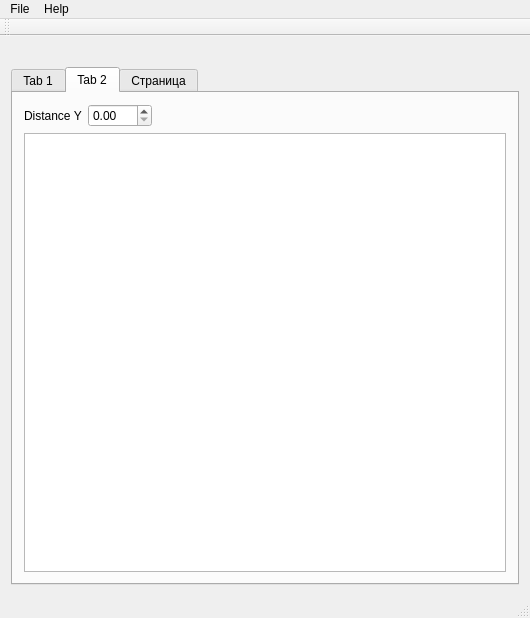
<?xml version="1.0" encoding="UTF-8"?>
<ui version="4.0">
 <class>MainWindow</class>
 <widget class="QMainWindow" name="MainWindow">
  <property name="geometry">
   <rect>
    <x>0</x>
    <y>0</y>
    <width>530</width>
    <height>618</height>
   </rect>
  </property>
  <property name="windowTitle">
   <string>AMSVert</string>
  </property>
  <property name="windowIcon">
   <iconset resource="resources.qrc">
    <normaloff>:/resources/images/LogoImage.ico</normaloff>:/resources/images/LogoImage.ico</iconset>
  </property>
  <widget class="QWidget" name="centralWidget">
   <layout class="QVBoxLayout" name="verticalLayout_2">
    <item>
     <widget class="QLabel" name="LogoImage">
      <property name="text">
       <string/>
      </property>
      <property name="pixmap">
       <pixmap resource="resources.qrc">:/resources/images/LogoImage.png</pixmap>
      </property>
     </widget>
    </item>
    <item>
     <widget class="QTabWidget" name="tabWidget">
      <property name="currentIndex">
       <number>1</number>
      </property>
      <widget class="QWidget" name="tab_X">
       <attribute name="title">
        <string>Tab 1</string>
       </attribute>
       <layout class="QVBoxLayout" name="verticalLayout">
        <item>
         <layout class="QHBoxLayout" name="horizontalLayout_2">
          <item>
           <widget class="QLabel" name="label">
            <property name="text">
             <string>Dsitance X</string>
            </property>
           </widget>
          </item>
          <item>
           <widget class="QDoubleSpinBox" name="distance_X">
            <property name="maximum">
             <double>500.000000000000000</double>
            </property>
           </widget>
          </item>
          <item>
           <spacer name="horizontalSpacer">
            <property name="orientation">
             <enum>Qt::Horizontal</enum>
            </property>
            <property name="sizeHint" stdset="0">
             <size>
              <width>178</width>
              <height>20</height>
             </size>
            </property>
           </spacer>
          </item>
         </layout>
        </item>
        <item>
         <widget class="QTableView" name="levels_X">
          <property name="minimumSize">
           <size>
            <width>300</width>
            <height>0</height>
           </size>
          </property>
         </widget>
        </item>
       </layout>
      </widget>
      <widget class="QWidget" name="tab_Y">
       <attribute name="title">
        <string>Tab 2</string>
       </attribute>
       <layout class="QVBoxLayout" name="verticalLayout_3">
        <item>
         <layout class="QHBoxLayout" name="horizontalLayout_3">
          <item>
           <widget class="QLabel" name="label_2">
            <property name="text">
             <string>Distance Y</string>
            </property>
           </widget>
          </item>
          <item>
           <widget class="QDoubleSpinBox" name="distance_Y">
            <property name="maximum">
             <double>500.000000000000000</double>
            </property>
           </widget>
          </item>
          <item>
           <spacer name="horizontalSpacer_2">
            <property name="orientation">
             <enum>Qt::Horizontal</enum>
            </property>
            <property name="sizeHint" stdset="0">
             <size>
              <width>148</width>
              <height>20</height>
             </size>
            </property>
           </spacer>
          </item>
         </layout>
        </item>
        <item>
         <widget class="QTableView" name="levels_Y"/>
        </item>
       </layout>
      </widget>
      <widget class="QWidget" name="tab">
       <attribute name="title">
        <string>Страница</string>
       </attribute>
       <layout class="QHBoxLayout" name="horizontalLayout">
        <item>
         <widget class="ResultDrawWidget" name="resultDrawX" native="true">
          <property name="minimumSize">
           <size>
            <width>200</width>
            <height>0</height>
           </size>
          </property>
         </widget>
        </item>
        <item>
         <widget class="ResultDrawWidget" name="resultDrawY" native="true">
          <property name="minimumSize">
           <size>
            <width>200</width>
            <height>0</height>
           </size>
          </property>
         </widget>
        </item>
       </layout>
      </widget>
     </widget>
    </item>
   </layout>
  </widget>
  <widget class="QMenuBar" name="menuBar">
   <property name="geometry">
    <rect>
     <x>0</x>
     <y>0</y>
     <width>530</width>
     <height>19</height>
    </rect>
   </property>
   <widget class="QMenu" name="menuFile">
    <property name="title">
     <string>File</string>
    </property>
    <addaction name="actionNew"/>
    <addaction name="actionOpen"/>
    <addaction name="actionCreate_from"/>
    <addaction name="actionSave"/>
    <addaction name="actionSave_as"/>
    <addaction name="separator"/>
    <addaction name="actionQuit"/>
   </widget>
   <widget class="QMenu" name="menuHelp">
    <property name="title">
     <string>Help</string>
    </property>
    <addaction name="actionAbout"/>
   </widget>
   <addaction name="menuFile"/>
   <addaction name="menuHelp"/>
  </widget>
  <widget class="QToolBar" name="mainToolBar">
   <attribute name="toolBarArea">
    <enum>TopToolBarArea</enum>
   </attribute>
   <attribute name="toolBarBreak">
    <bool>false</bool>
   </attribute>
  </widget>
  <widget class="QStatusBar" name="statusBar"/>
  <action name="actionOpen">
   <property name="text">
    <string>Open</string>
   </property>
  </action>
  <action name="actionSave">
   <property name="text">
    <string>Save</string>
   </property>
  </action>
  <action name="actionSave_as">
   <property name="text">
    <string>Save as</string>
   </property>
  </action>
  <action name="actionQuit">
   <property name="text">
    <string>Quit</string>
   </property>
  </action>
  <action name="actionAbout">
   <property name="text">
    <string>About</string>
   </property>
  </action>
  <action name="actionNew">
   <property name="text">
    <string>New</string>
   </property>
  </action>
  <action name="actionCreate_from">
   <property name="text">
    <string>Create from ...</string>
   </property>
  </action>
 </widget>
 <layoutdefault spacing="6" margin="11"/>
 <customwidgets>
  <customwidget>
   <class>ResultDrawWidget</class>
   <extends>QWidget</extends>
   <header location="global">resultdrawwidget.h</header>
   <container>1</container>
  </customwidget>
 </customwidgets>
 <resources>
  <include location="resources.qrc"/>
 </resources>
 <connections>
  <connection>
   <sender>actionOpen</sender>
   <signal>triggered()</signal>
   <receiver>MainWindow</receiver>
   <slot>openFile()</slot>
   <hints>
    <hint type="sourcelabel">
     <x>-1</x>
     <y>-1</y>
    </hint>
    <hint type="destinationlabel">
     <x>305</x>
     <y>311</y>
    </hint>
   </hints>
  </connection>
  <connection>
   <sender>actionNew</sender>
   <signal>triggered()</signal>
   <receiver>MainWindow</receiver>
   <slot>newFile()</slot>
   <hints>
    <hint type="sourcelabel">
     <x>-1</x>
     <y>-1</y>
    </hint>
    <hint type="destinationlabel">
     <x>305</x>
     <y>311</y>
    </hint>
   </hints>
  </connection>
  <connection>
   <sender>actionSave</sender>
   <signal>triggered()</signal>
   <receiver>MainWindow</receiver>
   <slot>saveFile()</slot>
   <hints>
    <hint type="sourcelabel">
     <x>-1</x>
     <y>-1</y>
    </hint>
    <hint type="destinationlabel">
     <x>305</x>
     <y>311</y>
    </hint>
   </hints>
  </connection>
  <connection>
   <sender>actionSave_as</sender>
   <signal>triggered()</signal>
   <receiver>MainWindow</receiver>
   <slot>saveFileAs()</slot>
   <hints>
    <hint type="sourcelabel">
     <x>-1</x>
     <y>-1</y>
    </hint>
    <hint type="destinationlabel">
     <x>305</x>
     <y>311</y>
    </hint>
   </hints>
  </connection>
  <connection>
   <sender>actionQuit</sender>
   <signal>triggered()</signal>
   <receiver>MainWindow</receiver>
   <slot>exitProg()</slot>
   <hints>
    <hint type="sourcelabel">
     <x>-1</x>
     <y>-1</y>
    </hint>
    <hint type="destinationlabel">
     <x>305</x>
     <y>311</y>
    </hint>
   </hints>
  </connection>
  <connection>
   <sender>actionCreate_from</sender>
   <signal>triggered()</signal>
   <receiver>MainWindow</receiver>
   <slot>createFromSDR()</slot>
   <hints>
    <hint type="sourcelabel">
     <x>-1</x>
     <y>-1</y>
    </hint>
    <hint type="destinationlabel">
     <x>305</x>
     <y>311</y>
    </hint>
   </hints>
  </connection>
 </connections>
 <slots>
  <slot>openFile()</slot>
  <slot>saveFile()</slot>
  <slot>saveFileAs()</slot>
  <slot>exitProg()</slot>
  <slot>newFile()</slot>
  <slot>createFromSDR()</slot>
 </slots>
</ui>
